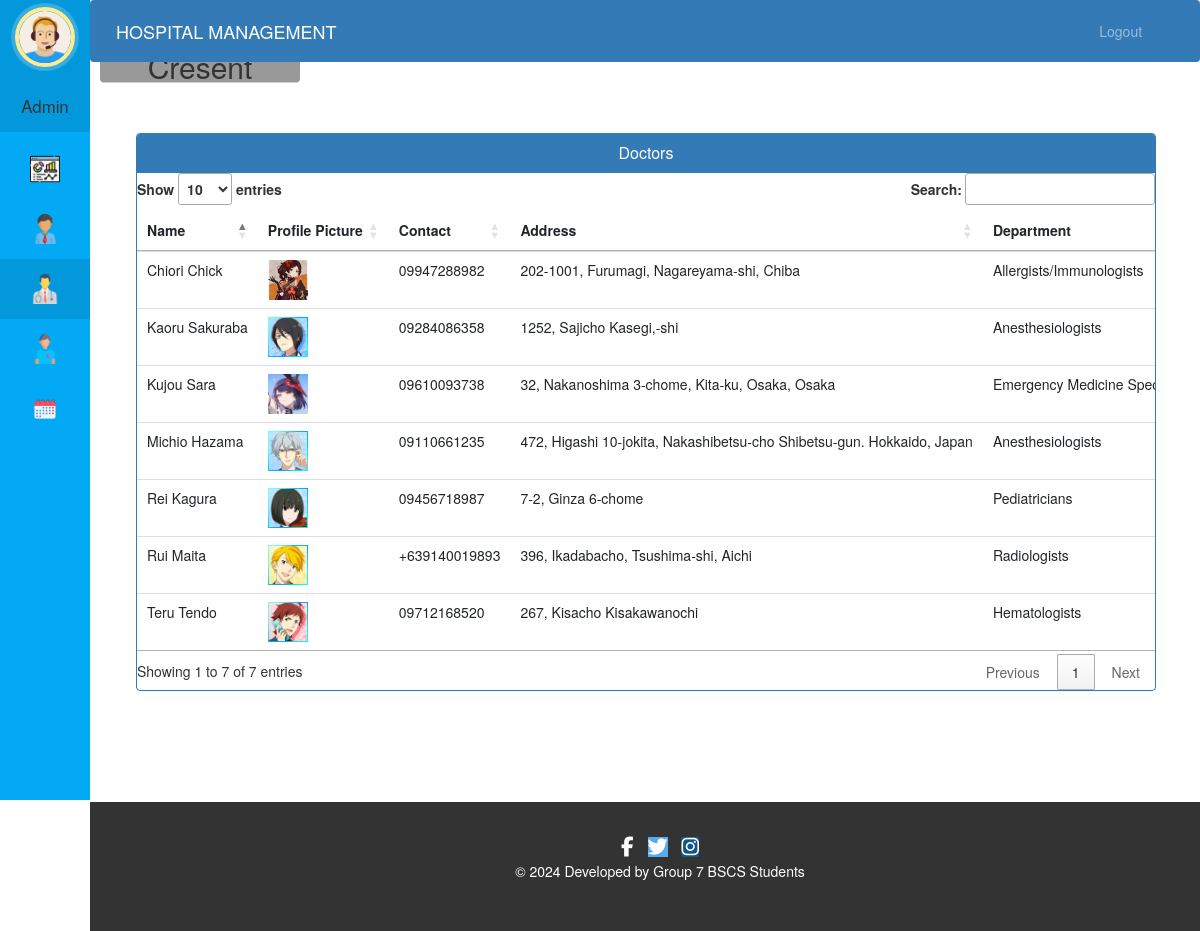
/admin-view-doctor (signed in), run on the app's committed database.
### hospital/models.py (models this page shows, shortened)
class Doctor(models.Model):
    STATUS_ONHOLD = 0
    STATUS_AVAILABLE = 1
    STATUS_NOTAVAILABLE = 2
    STATUS_CHOICES = [
        (STATUS_ONHOLD, 'On Hold'),
        (STATUS_AVAILABLE, 'Available'),
        (STATUS_NOTAVAILABLE, 'Not Available'),
    ]
    user=models.OneToOneField(User,on_delete=models.CASCADE)
    address = models.CharField(max_length=255, blank=False, null=False)
    mobile = models.CharField(max_length=20,blank=False, null=False)
    department= models.CharField(max_length=50, choices=departments)
    status = models.IntegerField(choices=STATUS_CHOICES, default=STATUS_ONHOLD)
    profile_pic = models.ImageField(blank=True, null=True, upload_to='profile_pic/DoctorProfilePic/')
    @property
    def get_name(self):
        return self.user.first_name+" "+self.user.last_name

### hospital/views.py (the view)
# urls.py: path('admin-view-doctor', views.admin_view_doctor_view,name='admin-view-doctor'),
@login_required(login_url='adminlogin')
@user_passes_test(is_admin)
def admin_view_doctor_view(request):
    doctors=models.Doctor.objects.all().filter(status=True)
    return render(request,'hospital/admin_view_doctor.html',{'doctors':doctors})

### hospital/views.py (called while the page is built)
def is_admin(user):
    return user.groups.filter(name='ADMIN').exists()

### templates/hospital/admin_view_doctor.html (shortened to what this page needs)
{% extends 'hospital/admin_base.html' %}
{% block content %}
{%load static%}
<head>
  <link href="//netdna.bootstrapcdn.com/bootstrap/3.0.0/css/bootstrap.min.css" rel="stylesheet" id="bootstrap-css">
  <link rel="stylesheet" href="//cdn.datatables.net/1.13.7/css/jquery.dataTables.min.css">
</head>
<div class="container-fluid view-doctor-panel">
  <div class="panel panel-primary">
    <div class="panel-heading">
      <h6 class="panel-title">Doctors</h6>
    </div>
    <div class="table-responsive">
      <table class="table table-hover table-responsive" id="dev-table">
        <thead>
          <tr>
            <th class="col-xs-2 col-sm-1">Name</th>
            <th class="col-xs-2 col-sm-1">Profile Picture</th>
            <th class="col-xs-2 col-sm-1">Contact</th>
            <th class="col-xs-2 col-sm-3">Address</th>
            <th class="col-xs-2 col-sm-2">Department</th>
          </tr>
        </thead>
        <tbody>
          {% for d in doctors %}
          <tr>
            <td class="col-xs-2 col-sm-1">{{ d.get_name }}</td>
            <td class="col-xs-2 col-sm-1"><img src="{{ d.profile_pic.url }}" alt="Profile Pic" height="40px" width="40px" /></td>
            <td class="col-xs-2 col-sm-1">{{ d.mobile }}</td>
            <td class="col-xs-2 col-sm-3">{{ d.address }}</td>
            <td class="col-xs-2 col-sm-2">{{ d.department }}</td>
          </tr>
          {% endfor %}
        </tbody>
      </table>
    </div>
  </div>
</div>
{% endblock content %}

### templates/hospital/admin_base.html (shortened to what this page needs)
<!DOCTYPE html>
{% load static %}
{% with current_page=request.path %}
<html lang="en">
<head>
  <link rel="stylesheet" href="https://stackpath.bootstrapcdn.com/bootstrap/4.3.1/css/bootstrap.min.css">
  <link rel="stylesheet" href="https://maxcdn.bootstrapcdn.com/font-awesome/4.7.0/css/font-awesome.min.css">
  <link rel="stylesheet" href="{% static '/style.css' %}">
</head>
<body>
  <nav class="menu" tabindex="0">
    <header class="avatar">
      {% if user.hospitalstaffadmin.profile_pic %}
        <img src="{{ user.hospitalstaffadmin.profile_pic.url }}" alt="Profile Pic"/>
      {% else %}
        <img src="{% static 'images/adminpropic.png' %}" alt="Default Profile Pic"/>
      {% endif %}
      <br><br>
      <h6>Admin</h6>
      <h2>{{ request.user.first_name }}</h2>
    </header>
    <ul>
      <li tabindex="0" id="adminDashboardIcon" class="icon-dashboard {% if 'dashboard' in request.path %}active{% endif %}">
      </li>
      {% if user.is_superuser %}
        <li tabindex="0" id="djangoAdminIcon" class="icon-admin">
        </li>
      {% endif %}
      <li tabindex="0" id="adminDoctorIcon" class="icon-customers {% if 'doctor' in request.path %}active{% endif %}">
      </li>
      <li tabindex="0" id="adminPatientIcon" class="icon-users {% if 'patient' in request.path %}active{% endif %}">
      </li>
      <li tabindex="0" id="adminAppointmentIcon" class="icon-calendar {% if 'appointment' in request.path %}active{% endif %}">
      </li>
    </ul>
  </nav>
{% endwith %}
<main>
    <div class="bs-example">
      <nav class="navbar navbar-expand-md navbar-dark fixed-top" style="background:#337AB7;">
          <a href="/admin-dashboard" class="navbar-brand">HOSPITAL MANAGEMENT</a>
          <div class="collapse navbar-collapse justify-content-between" id="navbarCollapse">
              <div class="navbar-nav" style="margin-left: 90%;">
                <form id="logoutForm" action="{% url 'logout' %}" method="post">
                  <a href="#" class="nav-item nav-link" id="logoutLink">Logout</a>
                </form>
              </div>
          </div>
      </nav>
  </div>
    <br><br>
    <div class="container-fluid">
        <div class="row">
            <div class="col-md-12">
                {% block content %}
                {% endblock %}
            </div>
        </div>
    </div>
    <br><br><br><br>
    {% include 'hospital/footer.html' %}
</main>
</body>
</html>

### static/style.css (style rules this page uses)
body { padding-left: 240px; }
main { position: relative; height: 100vh; }
.menu { background: #5bc995; height: 100vh; width: 240px; position: fixed; top: 0px; left: 0; z-index: 5; outline: none; }
.menu .avatar { background: rgba(0, 0, 0, 0.1); padding: 2em 0.5em; text-align: center; }
.menu .avatar img { width: 100px; border-radius: 50%; overflow: hidden; border: 4px solid #ffea92; box-shadow: 0 0 0 4px rgba(255, 255, 255, 0.2); }
.menu .avatar h2 { font-weight: normal; margin-bottom: 0; }
.menu ul { list-style: none; padding: 0.5em 0; margin: 0; }
.menu ul li { padding: 0.5em 1em 0.5em 3em; font-size: 0.95em; font-weight: regular; background-repeat: no-repeat; background-position: left 15px center; background-size: auto 20px; transition: all 0.15s linear; cursor: pointer; }
.menu ul li.icon-dashboard { background-image: url("http://www.entypo.com/images//gauge.svg"); }
.menu ul li.icon-customers { background-image: url("http://www.entypo.com/images//briefcase.svg"); }
.menu ul li.icon-users { background-image: url("http://www.entypo.com/images//users.svg"); }
.menu ul li.icon-calendar { background-image: url("http://www.entypo.com/images//calendar.svg"); }
a:link { text-decoration: none; }
.menu { top: 50px; }
h6 { color: white; }

### templates/hospital/admin_view_doctor.html (style rules this page uses)
a:link { text-decoration: none; }
h6 { text-align: center; font-size: 1.2em; }
.row { margin: 10px auto; }
.table-responsive { text-wrap: nowrap; padding: 0 0 0 0; }
.view-doctor-panel { width: 100%; height: 100%; position: relative; margin: 1px 1px 1px 1px; text-align: justify; }

### data on the page
Doctor: get_name "Chiori Chick", profile_pic (picture), mobile "09947288982", address "202-1001, Furumagi, Nagareyama-shi, Chiba", department "Allergists/Immunologists"
Doctor: get_name "Kujou Sara", profile_pic (picture), mobile "09610093738", address "32, Nakanoshima 3-chome, Kita-ku, Osaka, Osaka", department "Emergency Medicine…"
Doctor: get_name "Teru Tendo", profile_pic (picture), mobile "09712168520", address "267, Kisacho Kisakawanochi", department "Hematologists"
Doctor: get_name "Kaoru Sakuraba", profile_pic (picture), mobile "09284086358", address "1252, Sajicho Kasegi,-shi", department "Anesthesiologists"
Doctor: get_name "Rui Maita", profile_pic (picture), mobile "+639140019893", address "396, Ikadabacho, Tsushima-shi, Aichi", department "Radiologists"
Doctor: get_name "Rei Kagura", profile_pic (picture), mobile "09456718987", address "7-2, Ginza 6-chome", department "Pediatricians"
Doctor: get_name "Michio Hazama", profile_pic (picture), mobile "09110661235", address "472, Higashi 10-jokita, Nakashibetsu-cho Shibetsu-gun. Hokkaido, Japan", department "Anesthesiologists"

### other printed values
{{ request.user.first_name }} "Cresent"
